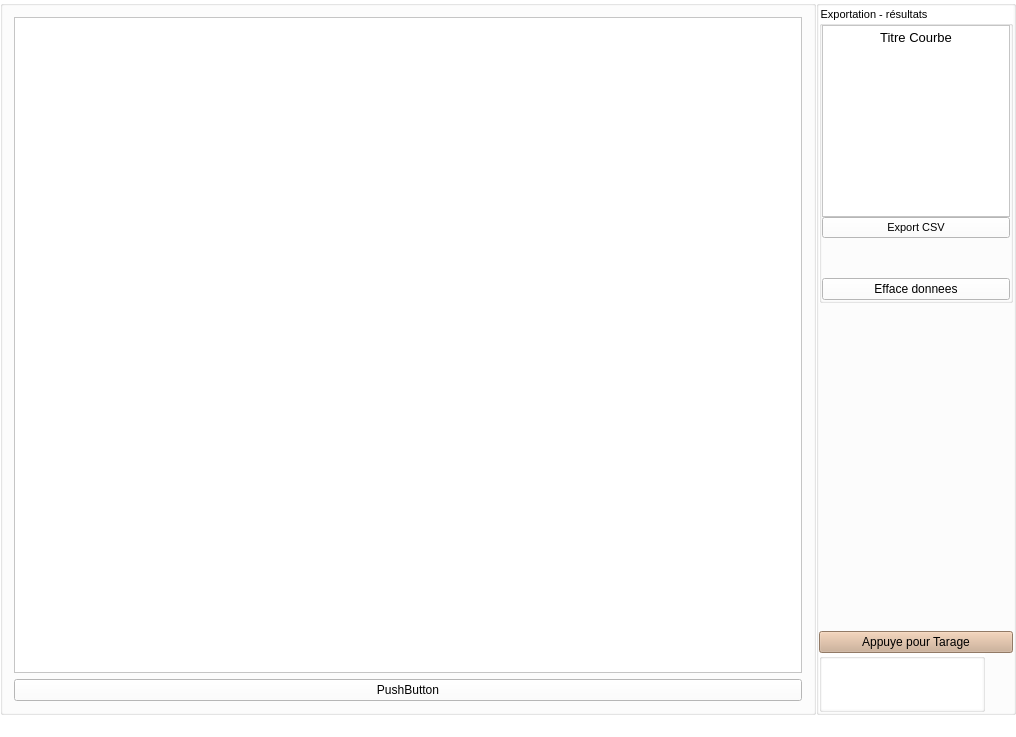
<?xml version="1.0" encoding="UTF-8"?>
<ui version="4.0">
 <class>MainWindow</class>
 <widget class="QMainWindow" name="MainWindow">
  <property name="geometry">
   <rect>
    <x>0</x>
    <y>0</y>
    <width>1016</width>
    <height>737</height>
   </rect>
  </property>
  <property name="sizePolicy">
   <sizepolicy hsizetype="Preferred" vsizetype="Preferred">
    <horstretch>0</horstretch>
    <verstretch>0</verstretch>
   </sizepolicy>
  </property>
  <property name="minimumSize">
   <size>
    <width>640</width>
    <height>480</height>
   </size>
  </property>
  <property name="palette">
   <palette>
    <active>
     <colorrole role="Button">
      <brush brushstyle="SolidPattern">
       <color alpha="255">
        <red>255</red>
        <green>255</green>
        <blue>255</blue>
       </color>
      </brush>
     </colorrole>
     <colorrole role="Light">
      <brush brushstyle="SolidPattern">
       <color alpha="255">
        <red>117</red>
        <green>80</green>
        <blue>123</blue>
       </color>
      </brush>
     </colorrole>
     <colorrole role="BrightText">
      <brush brushstyle="SolidPattern">
       <color alpha="255">
        <red>117</red>
        <green>80</green>
        <blue>123</blue>
       </color>
      </brush>
     </colorrole>
     <colorrole role="Base">
      <brush brushstyle="SolidPattern">
       <color alpha="255">
        <red>255</red>
        <green>255</green>
        <blue>255</blue>
       </color>
      </brush>
     </colorrole>
     <colorrole role="Window">
      <brush brushstyle="SolidPattern">
       <color alpha="255">
        <red>255</red>
        <green>255</green>
        <blue>255</blue>
       </color>
      </brush>
     </colorrole>
     <colorrole role="HighlightedText">
      <brush brushstyle="SolidPattern">
       <color alpha="255">
        <red>117</red>
        <green>80</green>
        <blue>123</blue>
       </color>
      </brush>
     </colorrole>
    </active>
    <inactive>
     <colorrole role="Button">
      <brush brushstyle="SolidPattern">
       <color alpha="255">
        <red>255</red>
        <green>255</green>
        <blue>255</blue>
       </color>
      </brush>
     </colorrole>
     <colorrole role="Light">
      <brush brushstyle="SolidPattern">
       <color alpha="255">
        <red>117</red>
        <green>80</green>
        <blue>123</blue>
       </color>
      </brush>
     </colorrole>
     <colorrole role="BrightText">
      <brush brushstyle="SolidPattern">
       <color alpha="255">
        <red>117</red>
        <green>80</green>
        <blue>123</blue>
       </color>
      </brush>
     </colorrole>
     <colorrole role="Base">
      <brush brushstyle="SolidPattern">
       <color alpha="255">
        <red>255</red>
        <green>255</green>
        <blue>255</blue>
       </color>
      </brush>
     </colorrole>
     <colorrole role="Window">
      <brush brushstyle="SolidPattern">
       <color alpha="255">
        <red>255</red>
        <green>255</green>
        <blue>255</blue>
       </color>
      </brush>
     </colorrole>
     <colorrole role="HighlightedText">
      <brush brushstyle="SolidPattern">
       <color alpha="255">
        <red>117</red>
        <green>80</green>
        <blue>123</blue>
       </color>
      </brush>
     </colorrole>
    </inactive>
    <disabled>
     <colorrole role="Button">
      <brush brushstyle="SolidPattern">
       <color alpha="255">
        <red>255</red>
        <green>255</green>
        <blue>255</blue>
       </color>
      </brush>
     </colorrole>
     <colorrole role="Light">
      <brush brushstyle="SolidPattern">
       <color alpha="255">
        <red>117</red>
        <green>80</green>
        <blue>123</blue>
       </color>
      </brush>
     </colorrole>
     <colorrole role="BrightText">
      <brush brushstyle="SolidPattern">
       <color alpha="255">
        <red>117</red>
        <green>80</green>
        <blue>123</blue>
       </color>
      </brush>
     </colorrole>
     <colorrole role="Base">
      <brush brushstyle="SolidPattern">
       <color alpha="255">
        <red>255</red>
        <green>255</green>
        <blue>255</blue>
       </color>
      </brush>
     </colorrole>
     <colorrole role="Window">
      <brush brushstyle="SolidPattern">
       <color alpha="255">
        <red>255</red>
        <green>255</green>
        <blue>255</blue>
       </color>
      </brush>
     </colorrole>
     <colorrole role="HighlightedText">
      <brush brushstyle="SolidPattern">
       <color alpha="255">
        <red>117</red>
        <green>80</green>
        <blue>123</blue>
       </color>
      </brush>
     </colorrole>
    </disabled>
   </palette>
  </property>
  <property name="contextMenuPolicy">
   <enum>Qt::DefaultContextMenu</enum>
  </property>
  <property name="acceptDrops">
   <bool>false</bool>
  </property>
  <property name="windowTitle">
   <string>Gui Boite Force</string>
  </property>
  <property name="windowIcon">
   <iconset>
    <normaloff>:/flambagetypes.gif</normaloff>:/flambagetypes.gif</iconset>
  </property>
  <property name="styleSheet">
   <string notr="true">background-color: rgb(255, 255, 255);</string>
  </property>
  <widget class="QWidget" name="widget">
   <property name="sizePolicy">
    <sizepolicy hsizetype="Preferred" vsizetype="Preferred">
     <horstretch>0</horstretch>
     <verstretch>0</verstretch>
    </sizepolicy>
   </property>
   <property name="layoutDirection">
    <enum>Qt::LeftToRight</enum>
   </property>
   <layout class="QGridLayout" name="gridLayout">
    <property name="sizeConstraint">
     <enum>QLayout::SetDefaultConstraint</enum>
    </property>
    <property name="leftMargin">
     <number>0</number>
    </property>
    <property name="topMargin">
     <number>0</number>
    </property>
    <property name="rightMargin">
     <number>0</number>
    </property>
    <property name="bottomMargin">
     <number>0</number>
    </property>
    <property name="spacing">
     <number>0</number>
    </property>
    <item row="1" column="0">
     <layout class="QHBoxLayout" name="horizontalLayout">
      <property name="spacing">
       <number>0</number>
      </property>
      <property name="sizeConstraint">
       <enum>QLayout::SetDefaultConstraint</enum>
      </property>
      <item>
       <widget class="QGroupBox" name="groupBox_2">
        <property name="title">
         <string/>
        </property>
        <layout class="QGridLayout" name="gridLayout_2">
         <item row="1" column="0">
          <widget class="QPushButton" name="pushButton">
           <property name="text">
            <string>PushButton</string>
           </property>
          </widget>
         </item>
         <item row="0" column="0">
          <widget class="QGraphicsView" name="view">
           <property name="sizePolicy">
            <sizepolicy hsizetype="Preferred" vsizetype="Preferred">
             <horstretch>0</horstretch>
             <verstretch>0</verstretch>
            </sizepolicy>
           </property>
           <property name="minimumSize">
            <size>
             <width>0</width>
             <height>0</height>
            </size>
           </property>
           <property name="verticalScrollBarPolicy">
            <enum>Qt::ScrollBarAlwaysOff</enum>
           </property>
           <property name="horizontalScrollBarPolicy">
            <enum>Qt::ScrollBarAlwaysOff</enum>
           </property>
           <property name="sizeAdjustPolicy">
            <enum>QAbstractScrollArea::AdjustIgnored</enum>
           </property>
          </widget>
         </item>
        </layout>
       </widget>
      </item>
      <item>
       <widget class="QGroupBox" name="groupBox_curseurs">
        <property name="sizePolicy">
         <sizepolicy hsizetype="Preferred" vsizetype="Preferred">
          <horstretch>0</horstretch>
          <verstretch>0</verstretch>
         </sizepolicy>
        </property>
        <property name="maximumSize">
         <size>
          <width>200</width>
          <height>16777215</height>
         </size>
        </property>
        <property name="font">
         <font>
          <pointsize>8</pointsize>
         </font>
        </property>
        <property name="title">
         <string/>
        </property>
        <layout class="QGridLayout" name="gridLayout_12">
         <property name="leftMargin">
          <number>0</number>
         </property>
         <property name="topMargin">
          <number>0</number>
         </property>
         <property name="rightMargin">
          <number>0</number>
         </property>
         <property name="bottomMargin">
          <number>0</number>
         </property>
         <property name="spacing">
          <number>0</number>
         </property>
         <item row="4" column="1">
          <spacer name="verticalSpacer_2">
           <property name="orientation">
            <enum>Qt::Vertical</enum>
           </property>
           <property name="sizeHint" stdset="0">
            <size>
             <width>20</width>
             <height>40</height>
            </size>
           </property>
          </spacer>
         </item>
         <item row="2" column="1">
          <widget class="QGroupBox" name="groupBox_export">
           <property name="sizePolicy">
            <sizepolicy hsizetype="Preferred" vsizetype="Maximum">
             <horstretch>0</horstretch>
             <verstretch>0</verstretch>
            </sizepolicy>
           </property>
           <property name="font">
            <font>
             <pointsize>8</pointsize>
            </font>
           </property>
           <property name="title">
            <string>Exportation - résultats</string>
           </property>
           <layout class="QVBoxLayout" name="verticalLayout" stretch="0,0,0,0,0">
            <property name="spacing">
             <number>0</number>
            </property>
            <property name="sizeConstraint">
             <enum>QLayout::SetMaximumSize</enum>
            </property>
            <property name="leftMargin">
             <number>0</number>
            </property>
            <property name="topMargin">
             <number>0</number>
            </property>
            <property name="rightMargin">
             <number>0</number>
            </property>
            <property name="bottomMargin">
             <number>0</number>
            </property>
            <item>
             <widget class="QTextEdit" name="TitreCourbe">
              <property name="sizePolicy">
               <sizepolicy hsizetype="Preferred" vsizetype="Maximum">
                <horstretch>0</horstretch>
                <verstretch>0</verstretch>
               </sizepolicy>
              </property>
              <property name="maximumSize">
               <size>
                <width>16777215</width>
                <height>16777215</height>
               </size>
              </property>
              <property name="contextMenuPolicy">
               <enum>Qt::ActionsContextMenu</enum>
              </property>
              <property name="acceptDrops">
               <bool>false</bool>
              </property>
              <property name="frameShadow">
               <enum>QFrame::Sunken</enum>
              </property>
              <property name="html">
               <string>&lt;!DOCTYPE HTML PUBLIC &quot;-//W3C//DTD HTML 4.0//EN&quot; &quot;http://www.w3.org/TR/REC-html40/strict.dtd&quot;&gt;
&lt;html&gt;&lt;head&gt;&lt;meta name=&quot;qrichtext&quot; content=&quot;1&quot; /&gt;&lt;meta charset=&quot;utf-8&quot; /&gt;&lt;style type=&quot;text/css&quot;&gt;
p, li { white-space: pre-wrap; }
hr { height: 1px; border-width: 0; }
li.unchecked::marker { content: &quot;\2610&quot;; }
li.checked::marker { content: &quot;\2612&quot;; }
&lt;/style&gt;&lt;/head&gt;&lt;body style=&quot; font-family:'Sans'; font-size:10pt; font-weight:400; font-style:normal;&quot;&gt;
&lt;p align=&quot;center&quot; style=&quot; margin-top:0px; margin-bottom:0px; margin-left:0px; margin-right:0px; -qt-block-indent:0; text-indent:0px;&quot;&gt;Titre Courbe&lt;/p&gt;&lt;/body&gt;&lt;/html&gt;</string>
              </property>
              <property name="textInteractionFlags">
               <set>Qt::LinksAccessibleByKeyboard|Qt::LinksAccessibleByMouse|Qt::TextBrowserInteraction|Qt::TextEditable|Qt::TextEditorInteraction|Qt::TextSelectableByKeyboard|Qt::TextSelectableByMouse</set>
              </property>
             </widget>
            </item>
            <item>
             <widget class="QPushButton" name="pb_savecsv">
              <property name="sizePolicy">
               <sizepolicy hsizetype="Minimum" vsizetype="Minimum">
                <horstretch>0</horstretch>
                <verstretch>0</verstretch>
               </sizepolicy>
              </property>
              <property name="maximumSize">
               <size>
                <width>16777215</width>
                <height>25</height>
               </size>
              </property>
              <property name="font">
               <font>
                <pointsize>8</pointsize>
               </font>
              </property>
              <property name="text">
               <string>Export CSV</string>
              </property>
             </widget>
            </item>
            <item>
             <spacer name="verticalSpacer">
              <property name="orientation">
               <enum>Qt::Vertical</enum>
              </property>
              <property name="sizeHint" stdset="0">
               <size>
                <width>20</width>
                <height>40</height>
               </size>
              </property>
             </spacer>
            </item>
            <item>
             <layout class="QGridLayout" name="gridLayout_5"/>
            </item>
            <item>
             <widget class="QPushButton" name="reset_data">
              <property name="text">
               <string>Efface donnees</string>
              </property>
             </widget>
            </item>
           </layout>
          </widget>
         </item>
         <item row="7" column="1">
          <widget class="QGroupBox" name="groupBox">
           <property name="sizePolicy">
            <sizepolicy hsizetype="Minimum" vsizetype="Minimum">
             <horstretch>0</horstretch>
             <verstretch>0</verstretch>
            </sizepolicy>
           </property>
           <property name="maximumSize">
            <size>
             <width>16777215</width>
             <height>55</height>
            </size>
           </property>
           <property name="title">
            <string/>
           </property>
           <layout class="QVBoxLayout" name="verticalLayout_2">
            <property name="spacing">
             <number>0</number>
            </property>
            <property name="sizeConstraint">
             <enum>QLayout::SetFixedSize</enum>
            </property>
            <property name="leftMargin">
             <number>0</number>
            </property>
            <property name="topMargin">
             <number>0</number>
            </property>
            <property name="rightMargin">
             <number>0</number>
            </property>
            <property name="bottomMargin">
             <number>0</number>
            </property>
            <item>
             <layout class="QHBoxLayout" name="horizontalLayout_2">
              <property name="spacing">
               <number>0</number>
              </property>
              <property name="sizeConstraint">
               <enum>QLayout::SetFixedSize</enum>
              </property>
              <item>
               <widget class="ClickableLabel" name="label">
                <property name="enabled">
                 <bool>true</bool>
                </property>
                <property name="sizePolicy">
                 <sizepolicy hsizetype="Fixed" vsizetype="Fixed">
                  <horstretch>0</horstretch>
                  <verstretch>0</verstretch>
                 </sizepolicy>
                </property>
                <property name="minimumSize">
                 <size>
                  <width>160</width>
                  <height>50</height>
                 </size>
                </property>
                <property name="maximumSize">
                 <size>
                  <width>160</width>
                  <height>50</height>
                 </size>
                </property>
                <property name="text">
                 <string/>
                </property>
                <property name="pixmap">
                 <pixmap resource="ressource.qrc">:/Logo_ecl.png</pixmap>
                </property>
                <property name="scaledContents">
                 <bool>true</bool>
                </property>
                <property name="alignment">
                 <set>Qt::AlignJustify|Qt::AlignVCenter</set>
                </property>
               </widget>
              </item>
             </layout>
            </item>
           </layout>
          </widget>
         </item>
         <item row="6" column="1">
          <widget class="QPushButton" name="pb_tare">
           <property name="styleSheet">
            <string notr="true">
background-color: rgb(205, 171, 143);</string>
           </property>
           <property name="text">
            <string>Appuye pour Tarage</string>
           </property>
          </widget>
         </item>
        </layout>
       </widget>
      </item>
     </layout>
    </item>
   </layout>
  </widget>
  <widget class="QStatusBar" name="statusBar"/>
 </widget>
 <layoutdefault spacing="6" margin="11"/>
 <customwidgets>
  <customwidget>
   <class>ClickableLabel</class>
   <extends>QLabel</extends>
   <header>clickablelabel.h</header>
  </customwidget>
 </customwidgets>
 <tabstops>
  <tabstop>pb_savecsv</tabstop>
 </tabstops>
 <resources>
  <include location="ressource.qrc"/>
 </resources>
 <connections/>
</ui>
